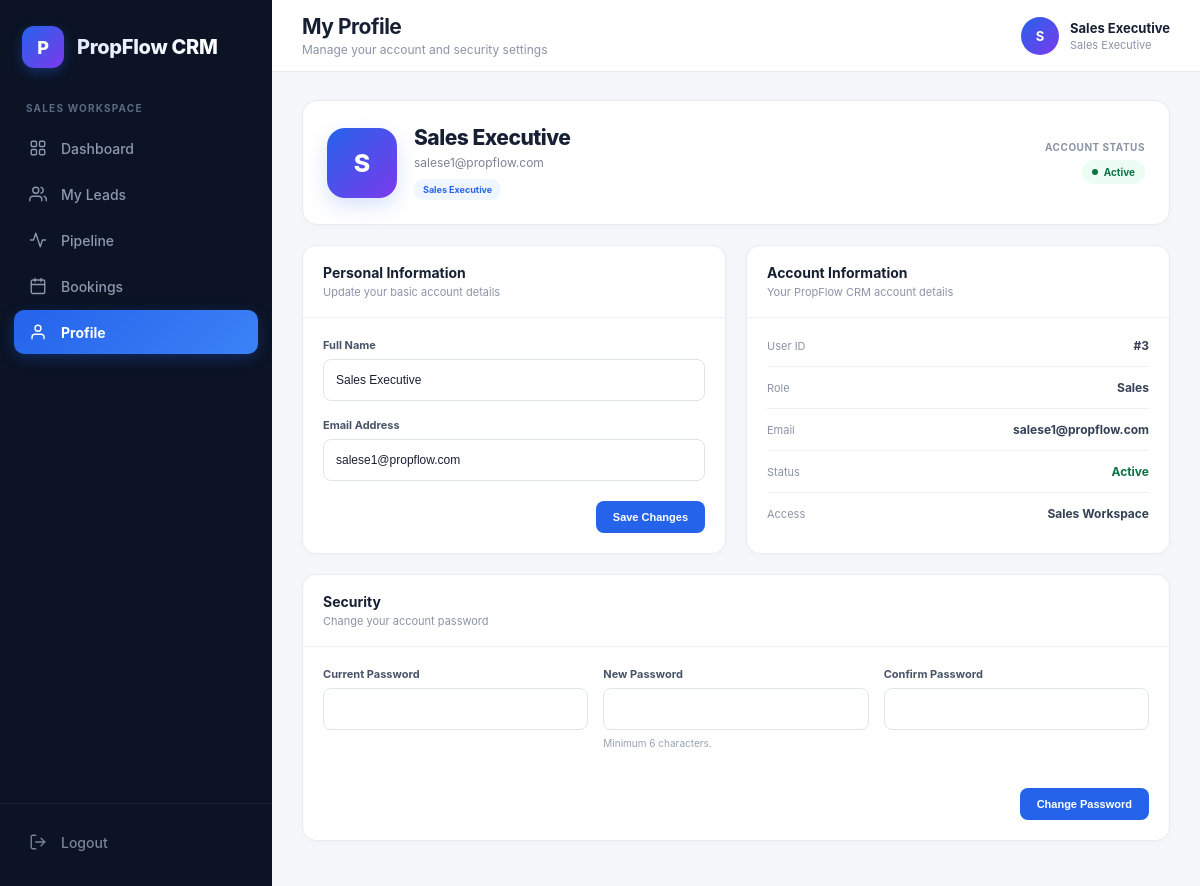
The app's page /sales/profile.php (signed in) with its own data.
### tables this page shows
CREATE TABLE `users` (
  `id` int(10) UNSIGNED NOT NULL,
  `name` varchar(100) NOT NULL,
  `email` varchar(150) NOT NULL,
  `password` varchar(255) NOT NULL,
  `role` enum('admin','sales') NOT NULL DEFAULT 'sales',
  `status` enum('active','inactive') NOT NULL DEFAULT 'active',
  `created_at` timestamp NOT NULL DEFAULT current_timestamp(),
  `updated_at` timestamp NOT NULL DEFAULT current_timestamp() ON UPDATE current_timestamp()
);

### includes/auth.php (called while the page is built, shortened)
<?php
function currentUser()
{
    return $_SESSION['user'] ?? null;
}

### sales/profile.php (the view, shortened to what this page needs)
<?php
require_once "../includes/auth.php";
$user = currentUser();
require_once "../config/database.php";
$currentUserId = (int)($user['id'] ?? 0);
function pf_e($value)
{
    return htmlspecialchars((string)$value, ENT_QUOTES, 'UTF-8');
}
try {
    $stmt = $pdo->prepare("
        SELECT id, name, email, role, status
        FROM users
        WHERE id = ?
        AND role = 'sales'
        LIMIT 1
    ");
    $stmt->execute(array($currentUserId));
    $freshUser = $stmt->fetch(PDO::FETCH_ASSOC);
    if ($freshUser) {
        $user = $freshUser;
    }
} catch (PDOException $e) {
}
$name = trim($user['name'] ?? 'Sales Executive');
$email = trim($user['email'] ?? '');
$role = ucfirst(strtolower($user['role'] ?? 'sales'));
$status = ucfirst(strtolower($user['status'] ?? 'active'));
$initial = strtoupper(substr($name, 0, 1));
?>
<!DOCTYPE html>
<html lang="en">
<head>
</head>
<body>
<div class="app">
    <?php $activePage = 'profile'; include 'sidebar.php'; ?>
    <main class="main">
        <header class="topbar">
            <div>
                <div class="page-title">
                    My Profile
                </div>
                <div class="page-subtitle">
                    Manage your account and security settings
                </div>
            </div>
            <div class="profile-mini">
                <div class="avatar-small">
                    <?php echo pf_e($initial); ?>
                </div>
                <div>
                    <div class="profile-name">
                        <?php echo pf_e($name); ?>
                    </div>
                    <div class="profile-role">
                        Sales Executive
                    </div>
                </div>
            </div>
        </header>
        <section class="content">
            <div class="profile-hero">
                <div class="hero-left">
                    <div class="avatar-large">
                        <?php echo pf_e($initial); ?>
                    </div>
                    <div>
                        <div class="hero-name">
                            <?php echo pf_e($name); ?>
                        </div>
                        <div class="hero-email">
                            <?php echo pf_e($email); ?>
                        </div>
                        <span class="role-badge">
                            Sales Executive
                        </span>
                    </div>
                </div>
                <div class="account-status">
                    <div class="status-label">
                        Account Status
                    </div>
                    <div class="status-badge">
                        <span class="status-dot"></span>
                        <?php echo pf_e($status); ?>
                    </div>
                </div>
            </div>
            <div class="grid">
                <div class="card">
                    <div class="card-header">
                        <div class="card-title">
                            Personal Information
                        </div>
                        <div class="card-description">
                            Update your basic account details
                        </div>
                    </div>
                    <div class="card-body">
                        <form method="POST">
                            <div class="form-group">
                                <label for="name">
                                    Full Name
                                </label>
                                <input
                                    type="text"
                                    id="name"
                                    name="name"
                                    value="<?php echo pf_e($name); ?>"
                                    maxlength="100"
                                    required
                                >
                            </div>
                            <div class="form-group">
                                <label for="email">
                                    Email Address
                                </label>
                                <input
                                    type="email"
                                    id="email"
                                    name="email"
                                    value="<?php echo pf_e($email); ?>"
                                    maxlength="150"
                                    required
                                >
                            </div>
                            <div class="form-actions">
                                <button
                                    type="submit"
                                    class="btn"
                                >
                                    Save Changes
                                </button>
                            </div>
                        </form>
                    </div>
                </div>
                <div class="card">
                    <div class="card-header">
                        <div class="card-title">
                            Account Information
                        </div>
                        <div class="card-description">
                            Your PropFlow CRM account details
                        </div>
                    </div>
                    <div class="card-body">
                        <div class="info-list">
                            <div class="info-row">
                                <span class="info-label">
                                    User ID
                                </span>
                                <span class="info-value">
                                    #<?php echo $currentUserId; ?>
                                </span>
                            </div>
                            <div class="info-row">
                                <span class="info-label">
                                    Role
                                </span>
                                <span class="info-value">
                                    <?php echo pf_e($role); ?>
                                </span>
                            </div>
                            <div class="info-row">
                                <span class="info-label">
                                    Email
                                </span>
                                <span class="info-value">
                                    <?php echo pf_e($email); ?>
                                </span>
                            </div>
                            <div class="info-row">
                                <span class="info-label">
                                    Status
                                </span>
                                <span class="info-value active-text">
                                    <?php echo pf_e($status); ?>
                                </span>
                            </div>
                            <div class="info-row">
                                <span class="info-label">
                                    Access
                                </span>
                                <span class="info-value">
                                    Sales Workspace
                                </span>
                            </div>
                        </div>
                    </div>
                </div>
                <div class="card security-card">
                    <div class="card-header">
                        <div class="card-title">
                            Security
                        </div>
                        <div class="card-description">
                            Change your account password
                        </div>
                    </div>
                    <div class="card-body">
                        <form method="POST">
                            <div class="password-grid">
                                <div class="form-group">
                                    <label for="current_password">
                                        Current Password
                                    </label>
                                    <input
                                        type="password"
                                        id="current_password"
                                        name="current_password"
                                        autocomplete="current-password"
                                        required
                                    >
                                </div>
                                <div class="form-group">
                                    <label for="new_password">
                                        New Password
                                    </label>
                                    <input
                                        type="password"
                                        id="new_password"
                                        name="new_password"
                                        minlength="6"
                                        autocomplete="new-password"
                                        required
                                    >
                                    <div class="form-note">
                                        Minimum 6 characters.
                                    </div>
                                </div>
                                <div class="form-group">
                                    <label for="confirm_password">
                                        Confirm Password
                                    </label>
                                    <input
                                        type="password"
                                        id="confirm_password"
                                        name="confirm_password"
                                        minlength="6"
                                        autocomplete="new-password"
                                        required
                                    >
                                </div>
                            </div>
                            <div class="form-actions">
                                <button
                                    type="submit"
                                    class="btn"
                                >
                                    Change Password
                                </button>
                            </div>
                        </form>
                    </div>
                </div>
            </div>
        </section>
    </main>
</div>
</body>
</html>

### sales/profile.php (style rules this page uses)
* { box-sizing: border-box; margin: 0; padding: 0; }
body { font-family: Inter, -apple-system, BlinkMacSystemFont, "Segoe UI", sans-serif; background: #f5f7fb; color: #172033; }
.app { display: flex; min-height: 100vh; }
.main { margin-left: 272px; width: calc(100% - 272px); min-width: 0; }
.topbar { height: 72px; background: #fff; border-bottom: 1px solid #e8ebf1; display: flex; align-items: center; justify-content: space-between; padding: 0 30px; }
.page-title { font-size: 21px; font-weight: 750; letter-spacing: -.5px; }
.page-subtitle { margin-top: 3px; color: #8a94a6; font-size: 12px; }
.profile-mini { display: flex; align-items: center; gap: 11px; }
.avatar-small { width: 38px; height: 38px; border-radius: 50%; background: linear-gradient(135deg, #2563eb, #7c3aed); color: #fff; display: flex; align-items: center; justify-content: center; font-size: 13px; font-weight: 700; }
.profile-name { font-size: 13px; font-weight: 650; }
.profile-role { color: #8a94a6; font-size: 11px; margin-top: 2px; }
.content { padding: 28px 30px 45px; max-width: 1200px; }
.profile-hero { background: #fff; border: 1px solid #e8ebf1; border-radius: 15px; padding: 24px; display: flex; align-items: center; justify-content: space-between; gap: 20px; box-shadow: 0 2px 8px rgba(15, 23, 42, .025); margin-bottom: 20px; }
.hero-left { display: flex; align-items: center; gap: 17px; }
.avatar-large { width: 70px; height: 70px; border-radius: 18px; background: linear-gradient(135deg, #2563eb, #7c3aed); color: #fff; display: flex; align-items: center; justify-content: center; font-size: 25px; font-weight: 800; box-shadow: 0 8px 20px rgba(37, 99, 235, .18); }
.hero-name { font-size: 21px; font-weight: 760; letter-spacing: -.5px; }
.hero-email { color: #7b8495; font-size: 12px; margin-top: 5px; }
.role-badge { display: inline-flex; margin-top: 9px; padding: 5px 9px; border-radius: 20px; background: #eff6ff; color: #2563eb; font-size: 9px; font-weight: 750; }
.account-status { text-align: right; }
.status-label { color: #8a94a6; font-size: 10px; text-transform: uppercase; font-weight: 700; letter-spacing: .5px; }
.status-badge { display: inline-flex; align-items: center; gap: 6px; margin-top: 7px; padding: 6px 10px; border-radius: 20px; background: #ecfdf3; color: #087443; font-size: 10px; font-weight: 750; }
.status-dot { width: 6px; height: 6px; border-radius: 50%; background: currentColor; }
.grid { display: grid; grid-template-columns: 1fr 1fr; gap: 20px; }
.card { background: #fff; border: 1px solid #e8ebf1; border-radius: 14px; overflow: hidden; box-shadow: 0 2px 8px rgba(15, 23, 42, .025); }
.card-header { padding: 18px 20px; border-bottom: 1px solid #edf0f4; }
.card-title { font-size: 14px; font-weight: 720; }
.card-description { color: #8a94a6; font-size: 11px; margin-top: 4px; }
.card-body { padding: 20px; }
.form-group { margin-bottom: 17px; }
.form-group:last-child { margin-bottom: 0; }
label { display: block; color: #475467; font-size: 11px; font-weight: 700; margin-bottom: 7px; }
input { width: 100%; height: 42px; border: 1px solid #dfe4ec; border-radius: 8px; padding: 0 12px; background: #fff; color: #172033; font-size: 12px; outline: none; transition: .2s ease; }
.form-note { color: #98a2b3; font-size: 10px; margin-top: 6px; line-height: 1.5; }
.form-actions { margin-top: 20px; display: flex; justify-content: flex-end; }
.btn { border: none; border-radius: 8px; padding: 10px 17px; background: #2563eb; color: #fff; font-size: 11px; font-weight: 700; cursor: pointer; transition: .2s ease; }
.info-list { display: flex; flex-direction: column; }
.info-row { display: flex; align-items: center; justify-content: space-between; gap: 20px; padding: 13px 0; border-bottom: 1px solid #eef1f5; }
.info-row:first-child { padding-top: 0; }
.info-row:last-child { border-bottom: none; padding-bottom: 0; }
.info-label { color: #8a94a6; font-size: 11px; }
.info-value { color: #344054; font-size: 12px; font-weight: 650; text-align: right; }
.active-text { color: #087443; }
.security-card { grid-column: 1 / -1; }
.password-grid { display: grid; grid-template-columns: repeat(3, 1fr); gap: 15px; }

### records on screen
users: name "S", name "Sales Executive", email "salese1@propflow.com", status "Active", role "Sales"

### other values on screen
$currentUserId "3"
